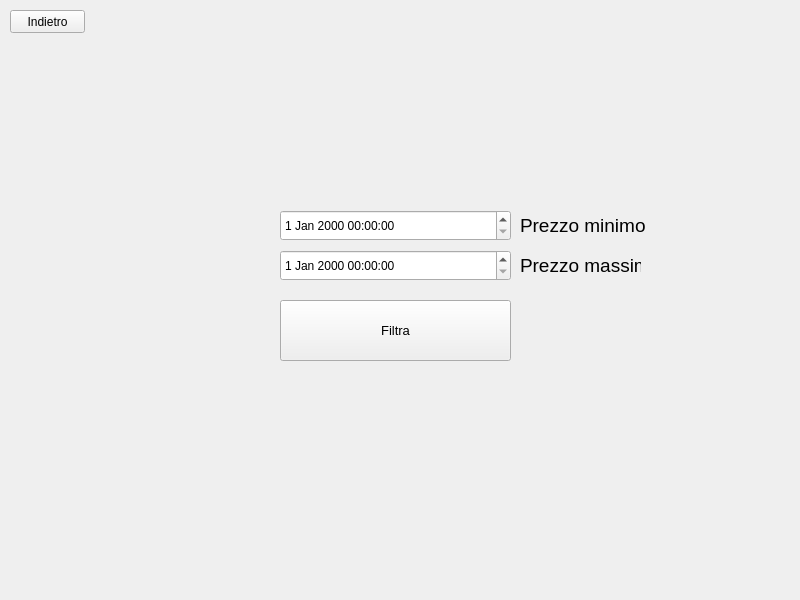
<?xml version="1.0" encoding="UTF-8"?>
<ui version="4.0">
 <class>LoginWindow</class>
 <widget class="QMainWindow" name="LoginWindow">
  <property name="geometry">
   <rect>
    <x>0</x>
    <y>0</y>
    <width>800</width>
    <height>600</height>
   </rect>
  </property>
  <property name="windowTitle">
   <string>MainWindow</string>
  </property>
  <widget class="QWidget" name="loginWidget">
   <widget class="QLabel" name="label">
    <property name="geometry">
     <rect>
      <x>520</x>
      <y>210</y>
      <width>131</width>
      <height>31</height>
     </rect>
    </property>
    <property name="font">
     <font>
      <pointsize>14</pointsize>
     </font>
    </property>
    <property name="text">
     <string>Prezzo minimo</string>
    </property>
   </widget>
   <widget class="QLabel" name="label_2">
    <property name="geometry">
     <rect>
      <x>520</x>
      <y>250</y>
      <width>121</width>
      <height>31</height>
     </rect>
    </property>
    <property name="font">
     <font>
      <pointsize>14</pointsize>
     </font>
    </property>
    <property name="text">
     <string>Prezzo massimo</string>
    </property>
   </widget>
   <widget class="QPushButton" name="filtra">
    <property name="geometry">
     <rect>
      <x>280</x>
      <y>300</y>
      <width>231</width>
      <height>61</height>
     </rect>
    </property>
    <property name="font">
     <font>
      <pointsize>10</pointsize>
     </font>
    </property>
    <property name="text">
     <string>Filtra</string>
    </property>
    <property name="shortcut">
     <string>Return</string>
    </property>
   </widget>
   <widget class="QPushButton" name="indietro">
    <property name="geometry">
     <rect>
      <x>10</x>
      <y>10</y>
      <width>75</width>
      <height>23</height>
     </rect>
    </property>
    <property name="text">
     <string>Indietro</string>
    </property>
   </widget>
   <widget class="QDateTimeEdit" name="dateTimeEdit">
    <property name="geometry">
     <rect>
      <x>280</x>
      <y>210</y>
      <width>231</width>
      <height>31</height>
     </rect>
    </property>
   </widget>
   <widget class="QDateTimeEdit" name="dateTimeEdit_2">
    <property name="geometry">
     <rect>
      <x>280</x>
      <y>250</y>
      <width>231</width>
      <height>31</height>
     </rect>
    </property>
   </widget>
  </widget>
 </widget>
 <resources/>
 <connections/>
</ui>
